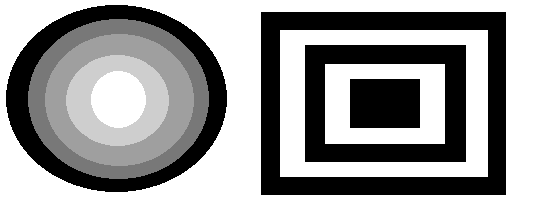
#> input picture 강의자료/[6주차]DIP06_EdgeDetection_Labs/data/circles_rects.png, 544 x 219 px
$ python Eg3_KernelBased2D_Laplacian.py
#> lines starting #> are read from the running program, lines starting #| are printed output that depends on the picture; after the words box and inside, x2 and y2 are one past the last pixel; in counts of white or black regions, pixels touching at a corner belong together
"""
1. 프로그램의 기능
    실험 1: 2차 미분 필터 커널을 정의하여 코릴레이션 공간 필터링을 통해 에지를 검출한다.
    실험 2: Laplacian() 함수를 이용하여 에지를 검출한다.

    * 돋보기(확대) 메뉴를 이용하여 결과를 관찰하기 바란다. 확대하면 에지가 보이는 경우가 많음.

2. 프로그램의 목표
    2차 미분에 의한 이진화 기법의 활용 가능성에 오해가 있을 수 있음을 인지하고자 한다.
    - 얼핏 보면 쓸 만한 결과가 있는 것 처럼 보인다.

3. 미션
    에지의 값을 + 값은 붉은 색상의 계조 값으로, - 값은 파란 색상의 계조 색상으로 한 화면에 표시하시오.
    - 제시된 프로그램으로는 음수와 양수 부분을 정확히 구분하여 판단하기가 어렵다.
    - 그 이유는 이들 음수, 양수부분의 에지가 근접한 부분에 밀집해 있는 경우가 있기 때문이다.
    openCV 환경으로 표현하기로 한다.

4. 질문 - 다음 절(LoG)을 학습하고 되돌아와서 확인 바람.
    1) 어떤 경우 라플라스 2차 미분의 결과 값이 음수 혹은 양수가 되는 것인지 추론 할 수 있을까?
    2) 1차 미분처럼 음수와 양수의 절대 값을 모두 합산하여 출력하는 것이 바람직할까? 어떤 문제점이 있을까?

"""


import numpy as np
import cv2 as cv
# 만약 matplotlib 모듈이 없다면 윈도 컴맨드 창에서 "pip install matplotlib" 명령을 수행한다.
from matplotlib import pyplot as plt


# ----------------------------------------------------------------------------------------------------------------------
# 영상이 존재하는 폴더와 파일 이름을 지정하기.
# 다음 사례를 활용하여 영상 파일이 있는 폴더를 적절히 지정하시오.
# ----------------------------------------------------------------------------------------------------------------------
#Path = 'd:\Work\StudyImages\Images\\'       # \\ 오류 발생 방지. \만 쓰면 오류.
Path = './data/'               # 현재 상위 폴더의 상위 폴더 아래에 있는 Images 폴더.
#Path = 'd:/work/@@DIP/LectureMaterials/Images/'
Name = 'monarch.tiff'; Th=30/255.0
#Name = 'gray2.jpg'; Th=60/255.0
Name = 'GraphicShapes.png';  Th=60/255.0   # 고품질 그래픽스 영상
#Name = 'GraphicShapes.jpg';     # 50의 품질로 압축된 영상
#Name = 'graphicShapes.png'
#Name = 'circles_rects_2.png'
Name = 'lenna.tif'
Name = 'circles_rects.png'

def maximizeWindow():     # Win10에서 창크기 최대화하는 방법
    mng = plt.get_current_fig_manager()
    mng.window.state("zoomed")


FullName = Path + Name
img = cv.imread(FullName)
#> img is the input picture: shape (219, 544, 3); min 0, max 255, mean 159.8
# assert condition, message  : condition이 false이면  message 출력하면서 AssertError 발생.
assert img is not None, 'No image file....!'  # 입력 영상을 제대로 읽어오지 못하여 NULL을 반환.


# ----------------------------------------------------------------------------------------------------------------------
# 단계 0
# interactive mode로 설정한다. plt.show() 없이 plt.imshow()만으로 출력된다.
# cv.imshow()를 사용하면 이 부분은 주석처리해야 한다.
# matplotlib를 이용해 화면에 영상을 출력하려면 이 부분을 활성화 시킨다.
# OpenCV 함수를 이용해 BGR 평면 배열을 RGB 평면 배열로 바꾼다.
# plt.ion();     # interactive mode로 설정한다. plt.show() 없이 plt.imshow()만으로 출력된다.
# ----------------------------------------------------------------------------------------------------------------------
b, g, r = cv.split(img); img = cv.merge([r,g,b]);
img_c = img.copy()      # img의 복사본을 하나 저장해 둔다.


# ----------------------------------------------------------------------------------------------------------------------
# 단계 1
# 에지 영상은 흑백 영상으로 관찰하는 것이 바람직하다.
# 입력 영상을 1채널의 흑백 gray 영상으로 변환한다.
# dst=cv.cvtColor(src, code[, dst[, dstCn]]	)
#       여기서, code= cv.COLOR_RGB2GRAY, cv.COLOR_BGR2GRAY. 주의!  적정한 것을 선택.
# ----------------------------------------------------------------------------------------------------------------------
img = cv.cvtColor(src=img, code=cv.COLOR_RGB2GRAY)/255
#> img: shape (219, 544) float64

plt.figure(num='1: Input images', figsize=(12, 8))
plt.suptitle("1: Input images", fontsize=12, fontweight='bold')

plt.subplot(121); plt.imshow(img_c)      # 3채널로 출력
plt.title('Original(color)'); plt.xticks([]), plt.yticks([])
print("cv2: type(img)=", type(img), " img.dtype=", img.dtype, "img.shape=", img.shape)
#| cv2: type(img)= <class 'numpy.ndarray'>  img.dtype= float64 img.shape= (219, 544)
plt.subplot(122); plt.imshow(img, cmap = 'gray')
plt.title('gray converted'); plt.xticks([]), plt.yticks([])
plt.tight_layout() # 맨 나중에 써야 영향을 미침.
plt.waitforbuttonpress()

#"""
# ======================================================================================================================
# 실험 1: 라플라스 커널 정의 후 필터링 작업에 의한 2차 미분 에지 검출
# ======================================================================================================================


# ----------------------------------------------------------------------------------------------------------------------
# 단계 2
# 커널의 종류와 그 내부 계수 값을 정의한다.
# 라플라시안 연산자 - 2차 미분
# ----------------------------------------------------------------------------------------------------------------------

Laplacian4 = [[0, 1, 0], [1, -4, 1], [0, 1, 0]]	    # 4 neighbor Laplacian Kernel
Laplacian8 = [[1, 1, 1], [1, -8, 1], [1, 1, 1]] 	# 8 neighbor Laplacian Kernel

Lap4 = np.array(Laplacian4, dtype=float );     # print(type(Lap4))
Lap8 = np.array(Laplacian8, dtype=float );       # print(type(Lap8))

#커널을 출력하되 원하는 정밀도로 출력하게 한다. >>> help(np.set_printoptions)
np.set_printoptions(precision=1, floatmode='fixed')
print('Lap4=\n', Lap4)  # 소수점 이하 1째 자리까지 출력.
print('Lap8=\n', Lap8)


# ----------------------------------------------------------------------------------------------------------------------
# 단계 3
# 2차원 correlation 연산을 수행한다.
# dst= cv.filter2D(	src, ddepth, kernel[, dst[, anchor[, delta[, borderType]]]]	)
# ----------------------------------------------------------------------------------------------------------------------
edge4 = cv.filter2D(src=img, ddepth=-1, kernel=Lap4); print('edge4.dtype=', edge4.dtype)
#> after `edge4 = cv.filter2D(src=img, ddepth=-1, kernel=Lap4)`:
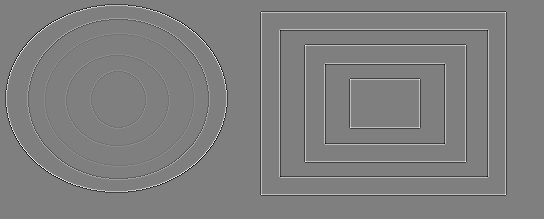
#> edge4: shape (219, 544) float64; min -2, max 2, mean 7.16e-19; drawn with min black and max white
#| edge4.dtype= float64
edge8 = cv.filter2D(src=img, ddepth=-1, kernel=Lap8); print('edge8.dtype=', edge8.dtype)
#| edge8.dtype= float64


# ----------------------------------------------------------------------------------------------------------------------
# 단계 4
# 서브화면에 원본과 처리 결과를 출력한다. 이후 마우스를 입력할 때까지 기다린다.
# subplot(NMK)가 의미하는 것 : 화면을 rowXcolumn(NxM)개의 sub 창으로 나누고 K 번째 서브창을 지정한다.
# 이후 imshow() 함수는 지정된 sub 창에 출력한다.
# pyplt.imshow()에서는 흑백 영상은 의사 칼라 영상으로 출력되기 때문에 cmap를 gray로 정해야 한다.
# ----------------------------------------------------------------------------------------------------------------------
print(f'Lab 1: step 4.1- input image dtype={img.dtype}')
#| Lab 1: step 4.1- input image dtype=float64
# 4 neighbors Laplacian 영상 및 4 neighbors Laplacian 영상
plt.figure(num='Lab 1: step 4.1- filter2D Laplacian images', figsize=(12, 8))
#maximizeWindow()
plt.suptitle("Lab 1: step 4.1- filter2D Laplacian images", fontsize=12, fontweight='bold')

plt.subplot(121),plt.imshow(edge4, cmap = 'gray')
plt.title('4 neighbor Laplacian edge'); plt.xticks([]), plt.yticks([])
plt.subplot(122),plt.imshow(edge8, cmap = 'gray')
plt.title('8 neighbor Laplacian edge'); plt.xticks([]), plt.yticks([])
plt.tight_layout() # 맨 나중에 써야 영향을 미침.
plt.waitforbuttonpress()        # 현 화면에서 버튼 입력을 기다린다.
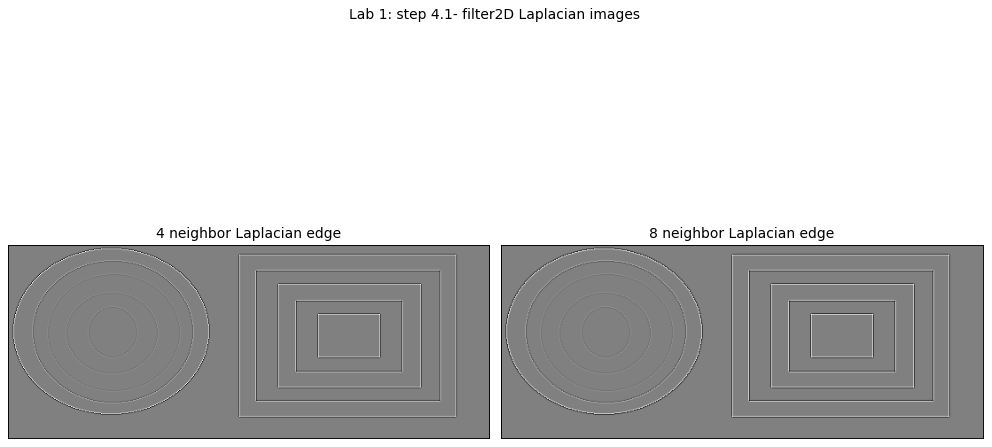
#> figure drawn by matplotlib, 2 panels


# 4 neighbors Laplacian 영상의 이진 영상(+성분, -성분, 통합성분)
print(f'Lab 1: step 4.2- input image dtype={img.dtype}')
#| Lab 1: step 4.2- input image dtype=float64
plt.figure(num='Lab 1: step 4.2- Binary Laplacian edge', figsize=(12, 8))
#maximizeWindow()
plt.suptitle("Lab 1: step 4.2- Binary Laplacian edge", fontsize=12, fontweight='bold')

bin4p = edge4 > Th
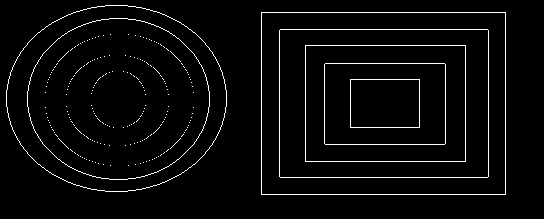
#> bin4p: shape (219, 544) bool; 3.5% white in thin lines or dots, all inside (x1, y1, x2, y2) = (6, 5, 506, 195)
plt.subplot(231),plt.imshow(1-bin4p, cmap='gray')
plt.title('4 neighbor edge(+)'); plt.xticks([]), plt.yticks([])

bin4n = edge4 < - Th
#> bin4n: shape (219, 544) bool; 3.5% white in thin lines or dots, all inside (x1, y1, x2, y2) = (5, 4, 507, 196)
plt.subplot(232),plt.imshow(1-bin4n, cmap='gray')
plt.title('4 neighbor edge(-)'); plt.xticks([]), plt.yticks([])

bin4 = bin4p | bin4n
plt.subplot(233), plt.imshow(1-bin4, cmap='gray')
plt.title('4 neighbor edge'); plt.xticks([]), plt.yticks([])

# 8 neighbors Laplacian 영상의 이진 영상(+성분, -성분, 통합성분)
bin8p = edge8 > Th
plt.subplot(234),plt.imshow(1-bin8p, cmap='gray')
plt.title('8 neighbor edge(+)'); plt.xticks([]), plt.yticks([])

bin8n = edge8 < -Th
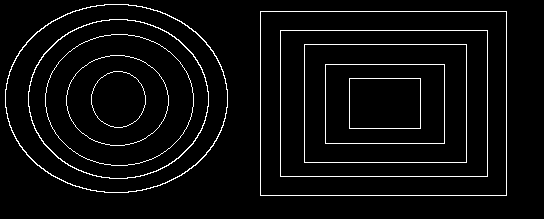
#> bin8n: shape (219, 544) bool; 4.3% white in thin lines or dots, all inside (x1, y1, x2, y2) = (5, 4, 507, 196)
plt.subplot(235),plt.imshow(1-bin8n, cmap='gray')
plt.title('8 neighbor edge(-)'); plt.xticks([]), plt.yticks([])

bin8 = bin8p | bin8n
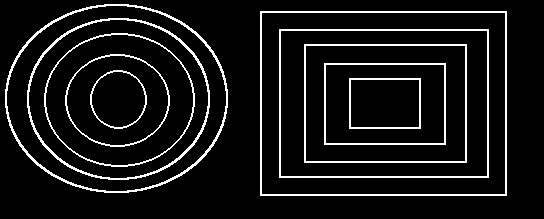
#> bin8: shape (219, 544) bool; 8.5% white in thin lines or dots, all inside (x1, y1, x2, y2) = (5, 4, 507, 196)
plt.subplot(236),plt.imshow(1-bin8, cmap='gray')
plt.title('8 neighbor edge'); plt.xticks([]), plt.yticks([])

#cv.imshow('laplace 4', 1- 1.0 * bin4); cv.imshow('laplace 8', 1- 1.0 * bin8); cv.waitKey()
plt.tight_layout() # 맨 나중에 써야 영향을 미침.
plt.waitforbuttonpress()        # 현 화면에서 버튼 입력을 기다린다.
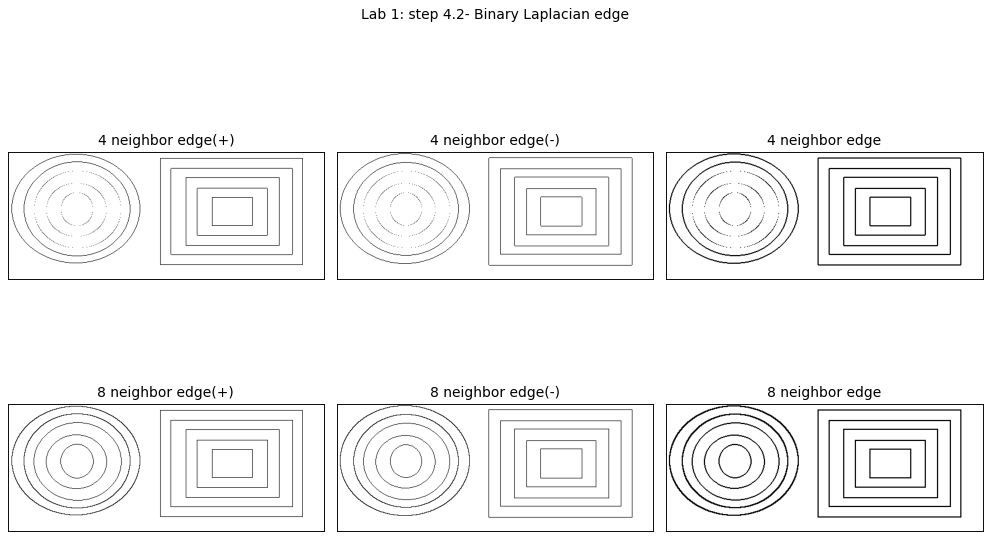
#> figure drawn by matplotlib, 6 panels
#plt.show()
#exit(0)
#plt.close('all')        # PyCharm에서 수행을 중지하면 모든 창이 닫힘.
#"""

# ======================================================================================================================
# 실험 2: cv.Laplacian() 함수를 사용한 2차 미분 결과 관측
# ======================================================================================================================
print(f'Lab 2: input image dtype={img.dtype}')
#| Lab 2: input image dtype=float64
lap = cv.Laplacian(img, -1, ksize=1)
plt.figure(num='Lab 2: Laplacian by OpenCV', figsize=(12, 8))
#maximizeWindow()
plt.suptitle("Lab 2: Laplacian by OpenCV", fontsize=12, fontweight='bold')

plt.subplot(221); plt.imshow(img_c)      # 3채널로 출력
plt.title('Original(color)'); plt.xticks([]), plt.yticks([])
plt.subplot(222); plt.imshow(lap, cmap='gray')
plt.title('Laplacian: k=1'); plt.xticks([]), plt.yticks([])


lap = cv.Laplacian(img, -1, ksize=5)
plt.subplot(223); plt.imshow(lap, cmap='gray')
plt.title('Laplacian: k=5'); plt.xticks([]), plt.yticks([])

lap = cv.Laplacian(img, -1, ksize=9)
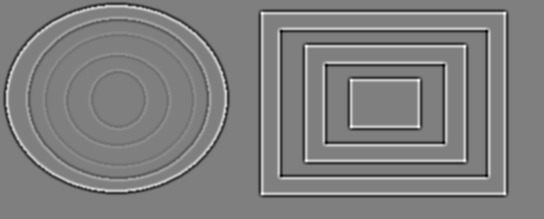
#> lap: shape (219, 544) float64; min -3942, max 3942, mean 0; drawn with min black and max white
plt.subplot(224); plt.imshow(lap, cmap='gray')
plt.title('Laplacian: k=9'); plt.xticks([]), plt.yticks([])
plt.tight_layout() # 맨 나중에 써야 영향을 미침.
plt.waitforbuttonpress()        # 현 화면에서 버튼 입력을 기다린다.


#plt.show()

$ run again, with 강의자료/[6주차]DIP06_EdgeDetection_Labs/data/col_bar.png copied over 강의자료/[6주차]DIP06_EdgeDetection_Labs/data/circles_rects.png
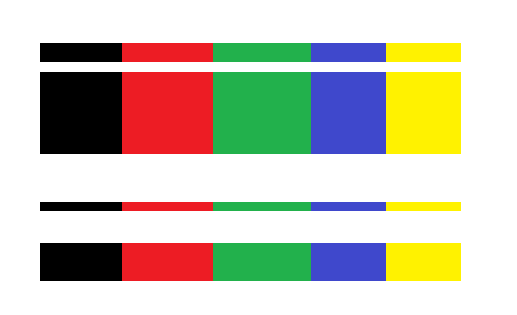
#> input picture 강의자료/[6주차]DIP06_EdgeDetection_Labs/data/col_bar.png, 517 x 315 px
#> img is the input picture: shape (315, 517, 3); mean B, G, R 181.1, 196.9, 201.7
#| cv2: type(img)= <class 'numpy.ndarray'>  img.dtype= float64 img.shape= (315, 517)
#| edge4.dtype= float64
#| edge8.dtype= float64
#| Lab 1: step 4.1- input image dtype=float64
#| Lab 1: step 4.2- input image dtype=float64
#> `bin4p = edge4 > Th`:
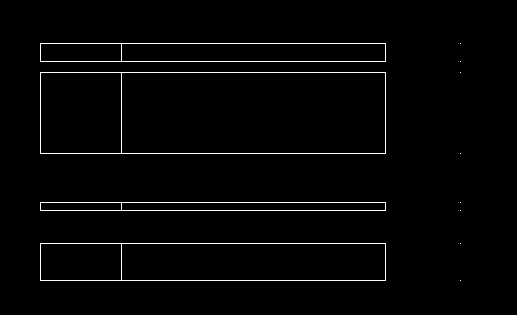
#> bin4p: shape (315, 517) bool; 2% white in thin lines or dots, all inside (x1, y1, x2, y2) = (40, 43, 461, 281)
#> bin4n: shape (315, 517) bool; 2% white in thin lines or dots, all inside (x1, y1, x2, y2) = (39, 42, 387, 282)
#> bin4: shape (315, 517) bool; 3.9% white in thin lines or dots, all inside (x1, y1, x2, y2) = (39, 42, 461, 282)
#> bin8n: shape (315, 517) bool; 2.6% white in thin lines or dots, all inside (x1, y1, x2, y2) = (39, 42, 462, 282)
#| Lab 2: input image dtype=float64
#> `lap = cv.Laplacian(img, -1, ksize=9)`:
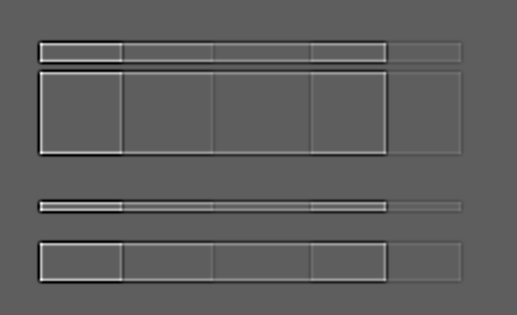
#> lap: shape (315, 517) float64; min -2304, max 3942, mean 0; drawn with min black and max white
